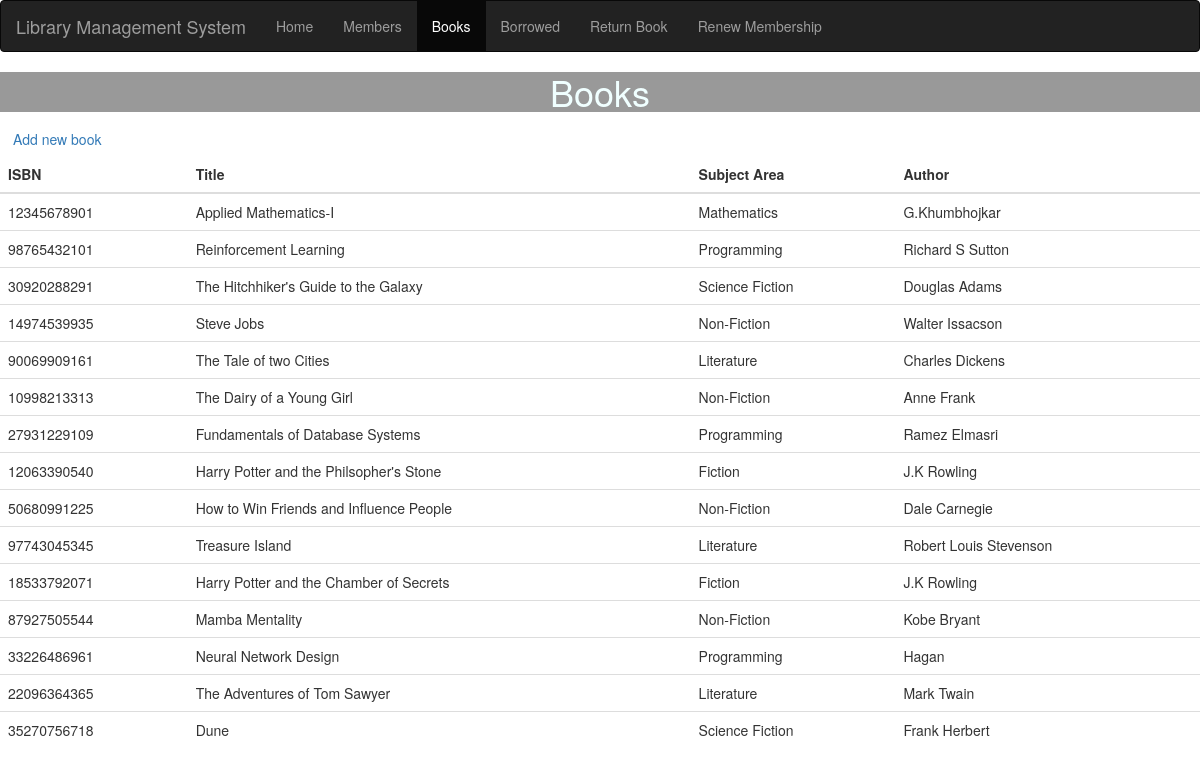
The page /books.php on the database as committed earlier.
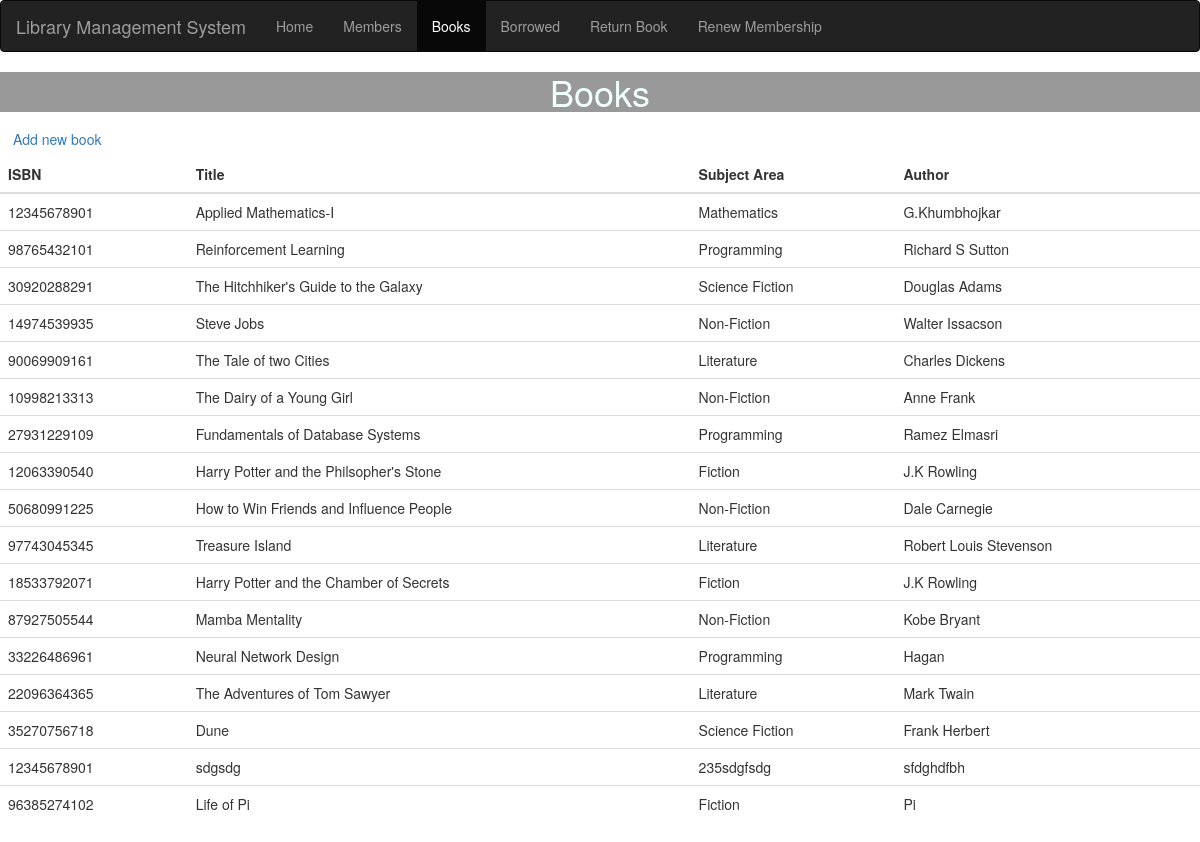
The same page on the database as committed later.
### tables this page shows
CREATE TABLE `books` (
  `ISBN` bigint(20) DEFAULT NULL,
  `BOOK_ID` bigint(20) NOT NULL,
  `EDITION` bigint(20) DEFAULT NULL,
  `SUBJECT_AREA` text DEFAULT NULL,
  `TITLE` text DEFAULT NULL,
  `LENDABLE` bigint(20) DEFAULT NULL,
  `AUTHOR` text DEFAULT NULL
);

### books.php (the view, shortened to what this page needs)
<!DOCTYPE html>
<html lang="en">
  <head>
    <link
      rel="stylesheet"
      href="https://maxcdn.bootstrapcdn.com/bootstrap/3.3.7/css/bootstrap.min.css"
    />
  </head>
  <body>
    <nav class="navbar navbar-inverse">
      <div class="container-fluid">
        <div class="navbar-header">
          <a class="navbar-brand" href="#">Library Management System</a>
        </div>
        <ul class="nav navbar-nav">
        <li><a href="index.php">Home</a></li>
          <li><a href="members.php">Members</a></li>
          <li class="active"><a href="books.php">Books</a></li>
          <li><a href="borrowed.php">Borrowed</a></li>
          <li><a href="return.php">Return Book</a></li>
          <li><a href="renew.php">Renew Membership</a></li>
        </ul>
      </div>
    </nav>
    <div>
      <h1
        style="text-align: center; background: rgba(0, 0, 0, 0.4); color: azure"
      >
        Books
      </h1>
      <a href="booksform.php" class="btn btn-dark" role="button">Add new book</a>
    <div>
    <table class="table table-dark">
    <thead>
    <tr>
      <th scope="col">ISBN</th>
      <th scope="col">Title</th>
      <th scope="col">Subject Area</th>
      <th scope="col">Author</th>
    </tr>
    </thead>
  <?php
  $conn = mysqli_connect('localhost', 'root', '', 'Library');
  $sql = "SELECT ISBN, TITLE, SUBJECT_AREA, AUTHOR FROM `books`";
  $result = $conn->query($sql);
if ($result->num_rows > 0) {
while($row = $result->fetch_assoc()) {
echo "<tr><td>" . $row["ISBN"]. "</td><td>" . $row["TITLE"] . "</td><td>"
. $row["SUBJECT_AREA"]. "</td><td>" . $row["AUTHOR"] . "</td></tr>";
}
echo "</table>";
} else { echo "0 results"; }
?>
    </div>
    </div>
  </body>
</html>

Rows that differ between the two databases and show on the page:
added books: ISBN "12345678901", TITLE "sdgsdg", SUBJECT_AREA "235sdgfsdg", AUTHOR "sfdghdfbh"
added books: ISBN "96385274102", TITLE "Life of Pi", SUBJECT_AREA "Fiction", AUTHOR "Pi"
